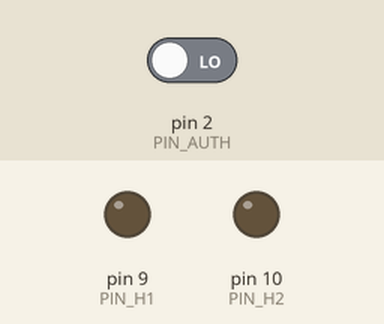
A sketch run on a simulated Arduino Uno, built with avr-gcc and run on an emulated ATmega328P. On the bench: output pins drawn as LEDs (lit = HIGH). Inputs (shaded band) come from the test bench; at power-on: pin 2 (PIN_AUTH) LOW. Pins used as bus, display or sensor lines are not drawn.

Above: at 1.2 s.
1.3 s: pin 2 (PIN_AUTH) driven HIGH
At 1.7 s:
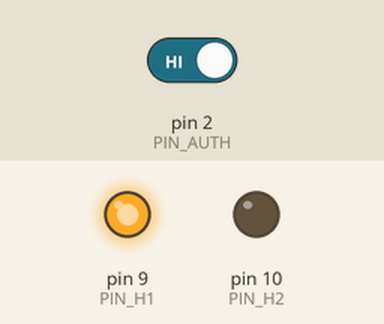
2.8 s: pin 2 (PIN_AUTH) driven LOW
At 4.4 s:
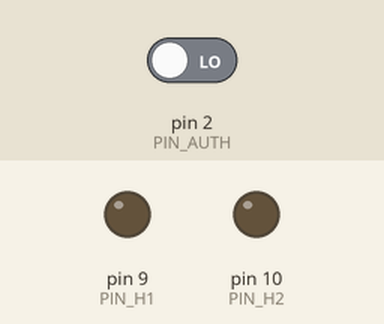
Timing chart, 0 to 5.9 s (numbered marks = the images above; inputs shaded):
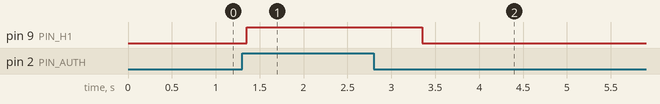

Measured:
- after the input at 1.3 s, pin 9 (PIN_H1): LOW → HIGH after 0.05 s
- after the input at 2.8 s, pin 9 (PIN_H1): HIGH → LOW after 0.55 s

The sketch:

carrusel_ctrl.ino
```cpp
const int PIN_AUTH     = 2;   // señal de habilitación del comparador
const int PIN_CLK_UP   = 5;   // reloj contador ascendente
const int PIN_CLK_DOWN = 6;   // reloj contador descendente
const int PIN_H1       = 9;   // dirección 1 del puente H
const int PIN_H2       = 10;  // dirección 2 del puente H

// genera pulsos de reloj con ciclo de trabajo al 50%
void sendClockCycles(int pin, int cycles, int halfPeriodMs) {
  for (int i = 0; i < cycles; i++) {
    digitalWrite(pin, HIGH);
    delay(halfPeriodMs);
    digitalWrite(pin, LOW);
    delay(halfPeriodMs);
  }
}

// detiene el sistema, todo al LOW
void haltSystem() {
  digitalWrite(PIN_H1, LOW);
  digitalWrite(PIN_H2, LOW);
}

// lleva el contador a posición cero antes de terminar el ciclo
void resetCounter(int pin, int remaining) {
  sendClockCycles(pin, remaining, 5);
}

void setup() {
  pinMode(PIN_AUTH, INPUT);
  pinMode(PIN_CLK_UP,   OUTPUT);
  pinMode(PIN_CLK_DOWN, OUTPUT);
  pinMode(PIN_H1, OUTPUT);
  pinMode(PIN_H2, OUTPUT);

  // estado inicial limpio
  digitalWrite(PIN_CLK_UP,  LOW);
  digitalWrite(PIN_CLK_DOWN, LOW);
  haltSystem();
}

void loop() {
  if (digitalRead(PIN_AUTH) == HIGH) {
    delay(50); // filtro de rebote

    if (digitalRead(PIN_AUTH) == HIGH) {
      while (digitalRead(PIN_AUTH) == HIGH) {
        bool cycleAborted = false;

        // --- secuencia de avance: 15 segundos ---
        digitalWrite(PIN_H1, HIGH);
        digitalWrite(PIN_H2, LOW);

        for (int t = 0; t < 15 && !cycleAborted; t++) {
          if (digitalRead(PIN_AUTH) == LOW) {
            haltSystem();
            resetCounter(PIN_CLK_UP, 14 - t); // regresa el contador a cero
            cycleAborted = true;
          } else {
            sendClockCycles(PIN_CLK_UP, 1, 500);
          }
        }

        // --- secuencia de retorno: 10 segundos ---
        if (!cycleAborted) {
          digitalWrite(PIN_H1, LOW);
          digitalWrite(PIN_H2, HIGH);

          for (int t = 0; t < 10 && !cycleAborted; t++) {
            if (digitalRead(PIN_AUTH) == LOW) {
              haltSystem();
              resetCounter(PIN_CLK_DOWN, 9 - t); // regresa el contador a cero
              resetCounter(PIN_CLK_DOWN, 1);      // pulso de cierre de ciclo
              cycleAborted = true;
            } else {
              sendClockCycles(PIN_CLK_DOWN, 1, 500);
            }
          }
        }

        if (!cycleAborted) {
          // pulso de cierre de ciclo antes de reiniciar la secuencia
          sendClockCycles(PIN_CLK_DOWN, 1, 5);
          haltSystem();
          delay(1000);  // estabilización después de frenar
        }

        if (cycleAborted) {
          break;
        }
      }

      delay(200); // margen de debounce al soltar
    }
  } else {
    haltSystem(); // sin habilitación el sistema queda frenado
  }
}
```
